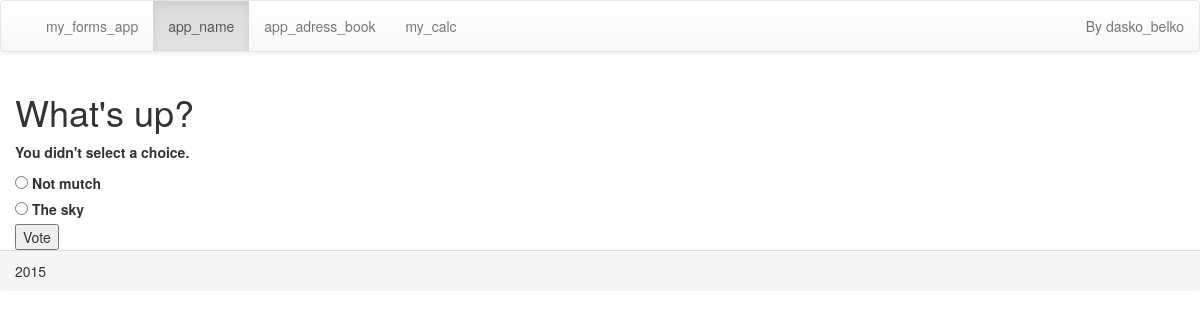
Page /app_name/1/vote/ on the committed database.
### app_name/models.py (models this page shows, shortened)
class Question(models.Model):
    question_text = models.CharField(max_length=200)
    pub_date = models.DateTimeField('date published')
    def was_published_recently(self):
        return self.pub_date >= timezone.now() - datetime.timedelta(days=1)
    was_published_recently.admin_order_field = 'pub_date'
    was_published_recently.boolean = True
    was_published_recently.short_description = 'Published recently'

class Choice(models.Model):
    question = models.ForeignKey(Question)
    choice_text = models.CharField(max_length=200)
    votes = models.IntegerField(default=0)

### app_name/views.py (the view)
# urls.py: url(r'^(?P<question_id>[0-9]+)/vote/$', views.vote, name='vote'),
def vote(request, question_id):
    p = get_object_or_404(Question, pk=question_id)
    try:
        selected_choice = p.choice_set.get(pk=request.POST['choice'])
    except (KeyError, Choice.DoesNotExist):
        return render(request, 'apps/detail.html', {
            'question': p,
            'error_message': "You didn't select a choice.",
            'title': 'app_name',
        })
    else:
        selected_choice.votes += 1
        selected_choice.save()
        return HttpResponseRedirect(reverse('app_name:results', args=(p.id,)))

### app_name/templates/apps/detail.html (shortened to what this page needs)
{% extends "base_template.html" %}
{% block body_app %}
<h1>{{ question.question_text }}</h1>
{% if error_message %}<p><strong>{{ error_message }}</strong></p>{% endif %}
<form action="{% url 'app_name:vote' question.id %}" method="post">
    {% for choice in question.choice_set.all %}
        <input type="radio" name="choice" id="choice{{ forloop.counter }}" value="{{ choice.id}}" />
        <label for="choice{{ forloop.counter }}">{{ choice.choice_text }}</label><br />
    {% endfor %}
    <input type="submit" value="Vote" />
</form>
{% endblock %}

### rows in the picture
Question: question_text "What's up?"
Choice: choice_text "Not mutch"
Choice: choice_text "The sky"

### other values in the picture
{{ k }} "my_forms_app" "app_name" "app_adress_book" "my_calc"
{{ error_message }} "You didn't select a choice."
